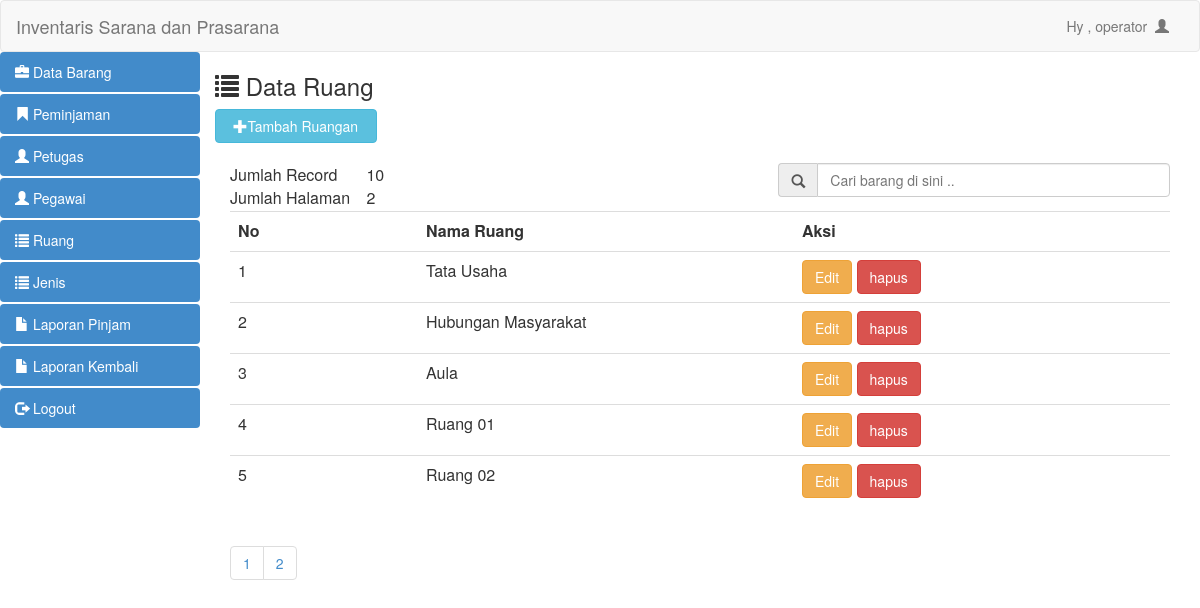
The app's page /operator/ruang.php (signed in) with its own data.
### tables this page shows
CREATE TABLE IF NOT EXISTS `ruang` (
  `id_ruang` int(11) NOT NULL AUTO_INCREMENT,
  `nama_ruang` varchar(50) DEFAULT NULL,
  `kode_ruang` varchar(50) DEFAULT NULL,
  `keterangan` varchar(50) DEFAULT NULL,
  PRIMARY KEY (`id_ruang`)
);

### operator/ruang.php (the view, shortened to what this page needs)
 <?php
include 'header.php';
?>
<h3><span class="glyphicon glyphicon-LIST"></span>  Data Ruang</h3>
 <button style="margin-bottom:20px" data-toggle="modal" data-target="#myModal" class="btn btn-info col-md-2"><span class="glyphicon glyphicon-plus"></span>Tambah Ruangan</button>
 <body>
	<?php
$per_hal=5;
$jumlah_record=mysql_query("SELECT COUNT(*) from ruang");
$jum=mysql_result($jumlah_record, 0);
$halaman=ceil($jum / $per_hal);
$page = (isset($_GET['page'])) ? (int)$_GET['page'] : 1;
$start = ($page - 1) * $per_hal;
?>
<div class="col-md-12">
	<table class="col-md-2">
		<tr>
			<td>Jumlah Record</td>
			<td><?php echo $jum; ?></td>
		</tr>
		<tr>
			<td>Jumlah Halaman</td>
			<td><?php echo $halaman; ?></td>
		</tr>
	</table>
 <form action="cari_ruang.php" method="get">
	<div class="input-group col-md-5 col-md-offset-7">
		<span class="input-group-addon" id="basic-addon1"><span class="glyphicon glyphicon-search"></span></span>
		<input type="text" class="form-control" placeholder="Cari barang di sini .." aria-describedby="basic-addon1" name="cari">
	</div>
	 </form>
  <table class="table table-hover">
        <tr>
          <th class="col-md-1">No</th>
      <th class="col-md-2" >Nama Ruang</th>
         <th class="col-md-2" >Aksi</th>
        </tr>
 <?php
	if(isset($_GET['cari'])){
		$cari=mysql_real_escape_string($_GET['cari']);
		$brg=mysql_query("select * from ruang where nama_ruang like '$cari%'");
	}else{
		$brg=mysql_query("select * from ruang limit $start, $per_hal");
	}
	$no=1;
	while($data=mysql_fetch_array($brg)){
		?>
                                        <tr class="odd gradeX">
                                            <td><?php echo $no?></td>
                       <td><?php echo $data['nama_ruang'];?></td>
                      <td class="center"><a href="edit_ruang.php?id=<?php echo $data['id_ruang']; ?>" class="btn btn-warning" > Edit </a>
					  <a href="hapus_ruang.php?id=<?php echo $data['id_ruang']; ?>"
			          onClick = "return confirm('Apakah Anda ingin mengapus
					  <?php echo $data['nama']; ?>?')" class="btn btn-danger"> hapus</a></td>
                                        </tr>
                                        <?php $no++; }?>
										</table>
		<ul class="pagination">
			<?php
			for($x=1;$x<=$halaman;$x++){
				?>
				<li><a href="?page=<?php echo $x ?>"><?php echo $x ?></a></li>
				<?php
			}
			?>
		</ul>
										</body>
										<?php
include 'footer.php';
?>

### records on screen
ruang: nama_ruang "Tata Usaha"
ruang: nama_ruang "Hubungan Masyarakat"
ruang: nama_ruang "Aula"
ruang: nama_ruang "Ruang 01"
ruang: nama_ruang "Ruang 02"

### other values on screen
$_SESSION['nama'] "operator"
$jum "10"
$halaman "2"
